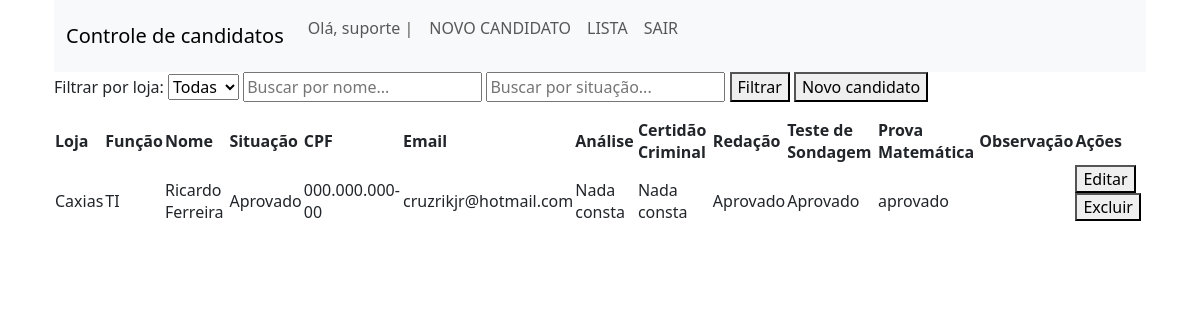
The app's page / (signed in), older data.
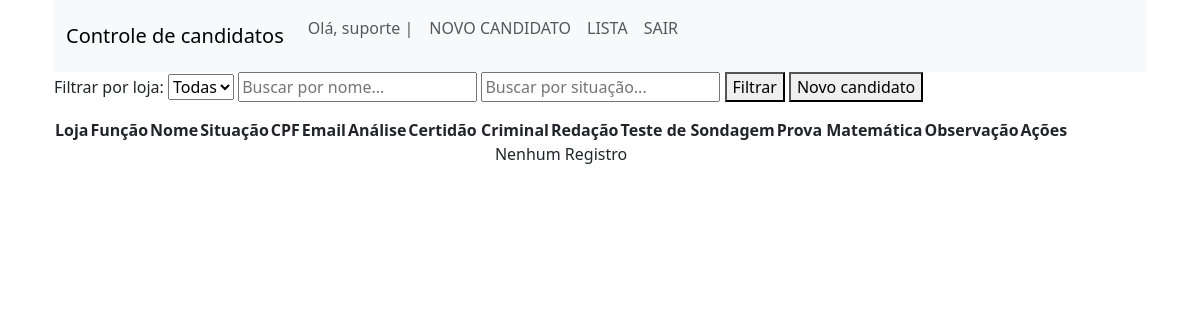
The same page, newer data.
### candidatos/models.py (models this page shows, shortened)
class Candidato(models.Model):
    loja = models.CharField(max_length=100, null=True, blank=True)
    funcao = models.CharField(max_length=100,null=True, blank=True)
    nome = models.CharField(max_length=200, null=True, blank=True)
    situacao = models.CharField(max_length=50, null=True, blank=True)
    cpf = models.CharField(max_length=14, null=True, blank=True)
    email = models.EmailField(max_length=155,null=True, blank=True)
    analise = models.CharField(max_length=50, null=True, blank=True)
    certidao = models.CharField(max_length=50,null=True, blank=True)
    redacao = models.CharField(max_length=50,null=True, blank=True)
    teste_sondagem = models.CharField(max_length=255, null=True, blank=True)
    prova_matematica = models.CharField(max_length=50,null=True, blank=True)
    observacao = models.TextField(blank=True)

### candidatos/views.py (the view)
# urls.py: path('', views.index, name='index'),
@login_required
def index(request):
    if not request.user.has_perm('candidatos.view_candidato'):
        return redirect('sem_permissao')
    loja = request.GET.get('loja')
    busca = request.GET.get('busca')
    aprovados = request.GET.get('aprovados')
    candidatos = Candidato.objects.all()
    if loja:
        candidatos = candidatos.filter(loja=loja)
    if busca:
        candidatos = candidatos.filter(nome__icontains=busca)
    if aprovados:
        candidatos = candidatos.filter(situacao__icontains=aprovados)
    lojas = Candidato.objects.values_list('loja', flat=True).distinct()
    return render(request, 'candidatos/index.html', {
        "candidatos": candidatos,
        "lojas": lojas,
    })

### candidatos/templates/candidatos/index.html (shortened to what this page needs)
{% extends "candidatos/base.html" %}
{% block content%}
<form method="GET">
    <div class = "filtro" >
        <label for="loja">Filtrar por loja:</label>
        <select name="loja">
            <option value="">Todas</option>
        </select>
        <input type="text" name="busca" placeholder="Buscar por nome..." value="{{ request.GET.busca }}">
        <input type="text" name="aprovados" placeholder="Buscar por situação..." value="{{ request.GET.aprovados }}">
        <button type="submit">Filtrar</button>
        <a  href= "{% url 'novo_candidato' %}"> <button type= "button"> Novo candidato </button></a>
    </div>
</form>
<table id="tabela">
    <thead>
        <tr>
            <th>Loja</th>
            <th>Função</th>
            <th>Nome</th>
            <th>Situação</th>
            <th>CPF</th>
            <th>Email</th>
            <th>Análise</th>
            <th>Certidão Criminal</th>
            <th>Redação</th>
            <th>Teste de Sondagem</th>
            <th>Prova Matemática</th>
            <th>Observação</th>
            <th>Ações</th>
        </tr>
    </thead>
    <tbody>
    {% for c in candidatos %}
    <tr>
    <td>{{c.loja}} </td>
    <td>{{c.funcao}} </td>
    <td> {{c.nome}}</td>
    <td>{{c.situacao}} </td>
    <td>{{c.cpf}} </td>
    <td>{{c.email}} </td>
    <td>{{c.analise}} </td>
    <td>{{c.certidao}} </td>
    <td> {{c.redacao}}</td>
    <td>{{c.teste_sondagem}} </td>
    <td>{{c.prova_matematica}} </td>
    <td>{{c.observacao}} </td>
    <td>
        <form method="POST" action="{% url 'deletar_candidato' c.id %}"
            onsubmit="return confirm('Tem certeza que deseja excluir este candidato?');">
            <a href="{% url 'editar_candidato' c.id %}"><button type="button">Editar</button></a>
            <a> <button>Excluir</button></a>
        </form>
    </td>
    </tr>
    {% empty %}
        <tr><td colspan="13" style="text-align:center;"> Nenhum Registro</td></tr>
    {% endfor %}
    </tbody>
</table>
{% endblock %}

Row changes from the older to the newer data that the page shows:
removed Candidato: loja "Caxias", funcao "TI", nome "Ricardo Ferreira", situacao "Aprovado", cpf "000.000.000-00", email "cruzrikjr@hotmail.com", analise "Nada consta", certidao "Nada consta", redacao "Aprovado", teste_sondagem "Aprovado", prova_matematica "aprovado"
Text that changed along with them:
text now shown: "Nenhum Registro"
